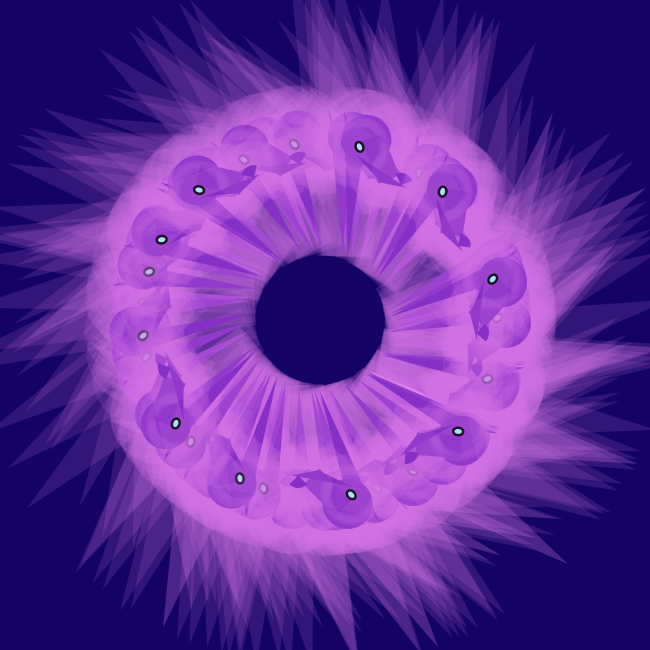
Frame 1 (no input)
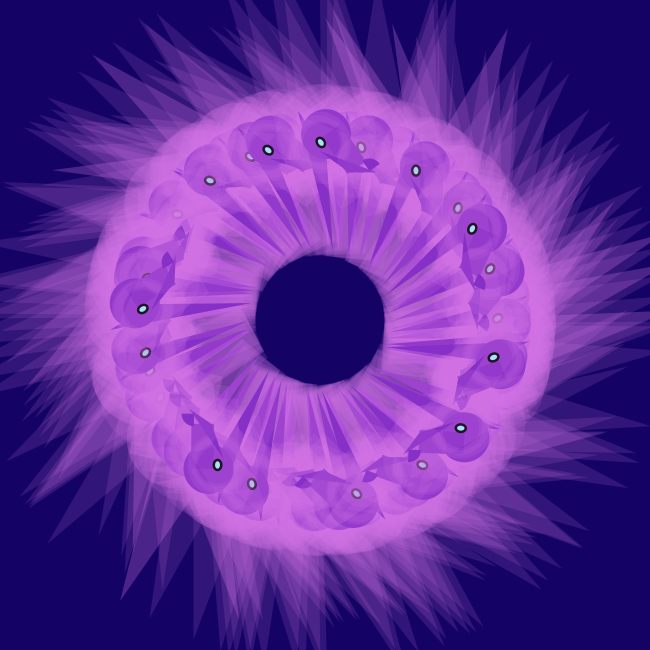
Frame 60 (the mouse pressed at the canvas centre just before this capture)
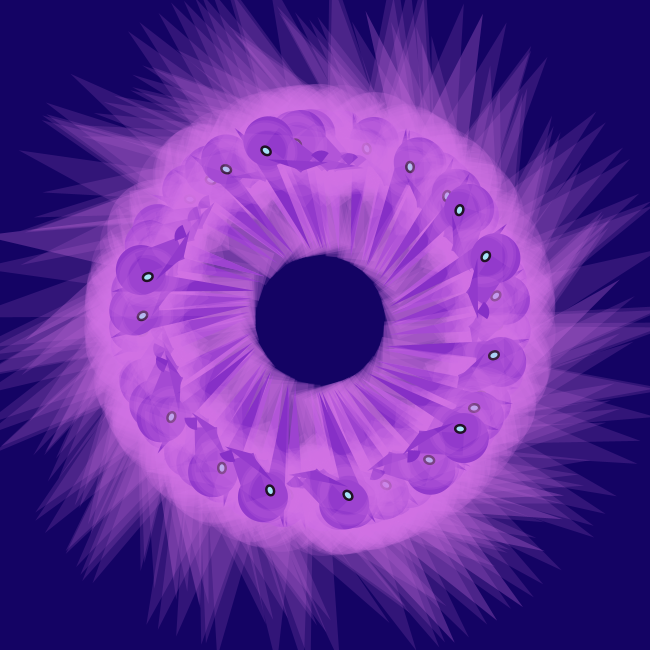
Frame 120 (the mouse held since frame 60 and released just before this capture)

The Processing sketch that drew these frames (run headless with seeded random() and noise(); from frame 60 on, the mouse is pressed at the canvas centre):

// Processing sketch: processing_14166
// ── processing_14166.pde

Line [] lines=new Line[100];

void setup(){
  size(650,650);
  smooth();
 
  
for(int i=0;i<lines.length;i++){
  lines[i]=new Line(i+0.0,i+4,i+0.005);

}
}

void draw(){
  scale(.5);
  background(20,3,100);
  translate(640,640);
  for(int i=0;i<lines.length;i++){
  
  lines[i].move();
 lines[i].display();
  } 
}
class Line{
  float angle;
  float angledirection;
  float speed;
  
  Line(float tempAngle, float tempangleDirection, float tempSpeed){
    angle=tempAngle;
   angledirection=tempangleDirection;
   speed=tempSpeed;
 
  }
  void display(){
    //translate(250,250);
    strokeWeight(100);
    stroke(213,113,229,40);
    rotate(angle);
//    line(0,0,0,40);
//    line(0,0,50,100);
//    line(150,100,100,200);
//  
//horn
triangle(370,200,270,200,100,100);

//face
ellipse(300,220,100,100);
rect(210,210,90,45);

//eye
fill(0);
ellipse(292,202,25,20);
fill(156,248,252);
ellipse(292,202,15,10);


//nose
fill(121,35,193);
triangle(180,260,280,190,210,215);
arc(190, 250, 50, 50, 0, PI/2);


  }
 
  void move(){
    angle+=speed*angledirection;
   if((angle>TWO_PI*3)||(angle<0)){
    angledirection*=-1;
    }
   }
  }
